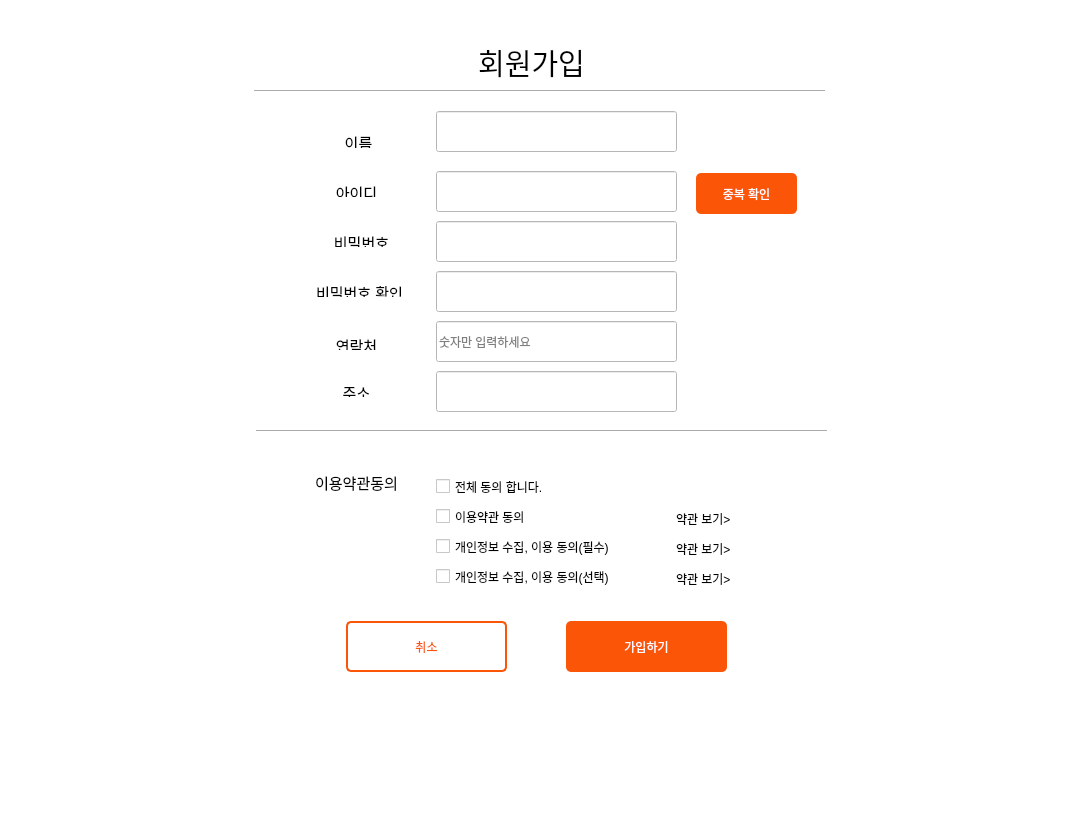
<?xml version="1.0" encoding="UTF-8"?>
<ui version="4.0">
 <class>Form</class>
 <widget class="QWidget" name="Form">
  <property name="windowModality">
   <enum>Qt::ApplicationModal</enum>
  </property>
  <property name="geometry">
   <rect>
    <x>0</x>
    <y>0</y>
    <width>1068</width>
    <height>835</height>
   </rect>
  </property>
  <property name="windowTitle">
   <string>Form</string>
  </property>
  <property name="styleSheet">
   <string notr="true">background-color: rgb(255, 255, 255);</string>
  </property>
  <widget class="QStackedWidget" name="login_SW">
   <property name="geometry">
    <rect>
     <x>0</x>
     <y>0</y>
     <width>1061</width>
     <height>831</height>
    </rect>
   </property>
   <property name="currentIndex">
    <number>1</number>
   </property>
   <widget class="QWidget" name="page">
    <widget class="QLabel" name="label_5">
     <property name="geometry">
      <rect>
       <x>610</x>
       <y>306</y>
       <width>81</width>
       <height>16</height>
      </rect>
     </property>
     <property name="styleSheet">
      <string notr="true">font: 10pt &quot;GyeonggiBatang&quot;;</string>
     </property>
     <property name="text">
      <string>비밀번호 찾기</string>
     </property>
    </widget>
    <widget class="QPushButton" name="signup_Button">
     <property name="geometry">
      <rect>
       <x>405</x>
       <y>420</y>
       <width>281</width>
       <height>51</height>
      </rect>
     </property>
     <property name="font">
      <font>
       <family>GyeonggiBatang</family>
       <pointsize>15</pointsize>
       <weight>50</weight>
       <italic>false</italic>
       <bold>false</bold>
      </font>
     </property>
     <property name="styleSheet">
      <string notr="true">QPushButton{
	font: 15pt &quot;GyeonggiBatang&quot;;
	color: rgb(251, 86, 7);
	background-color: white;
	border: 2px solid rgb(251, 86, 7);
	border-radius: 5px;
}</string>
     </property>
     <property name="text">
      <string>회원가입</string>
     </property>
    </widget>
    <widget class="QLabel" name="sh_label_4">
     <property name="geometry">
      <rect>
       <x>530</x>
       <y>304</y>
       <width>71</width>
       <height>20</height>
      </rect>
     </property>
     <property name="styleSheet">
      <string notr="true">font: 10pt &quot;GyeonggiBatang&quot;;</string>
     </property>
     <property name="text">
      <string>아이디 찾기</string>
     </property>
    </widget>
    <widget class="QPushButton" name="login_Button">
     <property name="geometry">
      <rect>
       <x>405</x>
       <y>360</y>
       <width>281</width>
       <height>51</height>
      </rect>
     </property>
     <property name="font">
      <font>
       <family>GyeonggiBatang</family>
       <pointsize>15</pointsize>
       <weight>50</weight>
       <italic>false</italic>
       <bold>false</bold>
      </font>
     </property>
     <property name="styleSheet">
      <string notr="true">QPushButton{
	font: 15pt &quot;GyeonggiBatang&quot;;
	color: white;
	background-color: rgb(251, 86, 7);
	border-radius: 5px;
}</string>
     </property>
     <property name="text">
      <string>로그인</string>
     </property>
    </widget>
    <widget class="QLineEdit" name="login_id_lineEdit">
     <property name="geometry">
      <rect>
       <x>410</x>
       <y>190</y>
       <width>281</width>
       <height>41</height>
      </rect>
     </property>
     <property name="text">
      <string/>
     </property>
    </widget>
    <widget class="QLineEdit" name="login_pw_lineEdit">
     <property name="geometry">
      <rect>
       <x>410</x>
       <y>250</y>
       <width>281</width>
       <height>41</height>
      </rect>
     </property>
     <property name="text">
      <string/>
     </property>
     <property name="echoMode">
      <enum>QLineEdit::Password</enum>
     </property>
    </widget>
    <widget class="QLabel" name="sh_label_3">
     <property name="geometry">
      <rect>
       <x>325</x>
       <y>265</y>
       <width>71</width>
       <height>20</height>
      </rect>
     </property>
     <property name="styleSheet">
      <string notr="true">font: 15pt &quot;GyeonggiBatang&quot;;</string>
     </property>
     <property name="text">
      <string>비밀번호</string>
     </property>
    </widget>
    <widget class="QLabel" name="sh_label_2">
     <property name="geometry">
      <rect>
       <x>330</x>
       <y>205</y>
       <width>56</width>
       <height>12</height>
      </rect>
     </property>
     <property name="styleSheet">
      <string notr="true">font: 15pt &quot;경기천년바탕 Regular&quot;;</string>
     </property>
     <property name="text">
      <string>아이디</string>
     </property>
    </widget>
    <widget class="QLabel" name="sh_label_6">
     <property name="geometry">
      <rect>
       <x>600</x>
       <y>306</y>
       <width>16</width>
       <height>16</height>
      </rect>
     </property>
     <property name="text">
      <string>|</string>
     </property>
    </widget>
    <widget class="QLabel" name="sh_label">
     <property name="geometry">
      <rect>
       <x>490</x>
       <y>115</y>
       <width>91</width>
       <height>41</height>
      </rect>
     </property>
     <property name="styleSheet">
      <string notr="true">font: 22pt &quot;경기천년바탕 Regular&quot;;</string>
     </property>
     <property name="text">
      <string>&lt;html&gt;&lt;head/&gt;&lt;body&gt;&lt;p align=&quot;center&quot;&gt;&lt;span style=&quot; font-size:22pt;&quot;&gt;로그인&lt;/span&gt;&lt;/p&gt;&lt;/body&gt;&lt;/html&gt;</string>
     </property>
    </widget>
    <widget class="Line" name="line">
     <property name="geometry">
      <rect>
       <x>290</x>
       <y>160</y>
       <width>511</width>
       <height>20</height>
      </rect>
     </property>
     <property name="orientation">
      <enum>Qt::Horizontal</enum>
     </property>
    </widget>
    <widget class="QPushButton" name="Home1_Button">
     <property name="geometry">
      <rect>
       <x>920</x>
       <y>20</y>
       <width>91</width>
       <height>41</height>
      </rect>
     </property>
     <property name="styleSheet">
      <string notr="true">QPushButton{
	font: 13pt &quot;GyeonggiBatang&quot;;
	color: white;
	background-color: rgb(251, 86, 7);
	border-radius: 5px;
}</string>
     </property>
     <property name="text">
      <string>HOME</string>
     </property>
    </widget>
    <zorder>signup_Button</zorder>
    <zorder>sh_label_4</zorder>
    <zorder>login_Button</zorder>
    <zorder>login_id_lineEdit</zorder>
    <zorder>login_pw_lineEdit</zorder>
    <zorder>sh_label_3</zorder>
    <zorder>sh_label_2</zorder>
    <zorder>sh_label_6</zorder>
    <zorder>sh_label</zorder>
    <zorder>line</zorder>
    <zorder>Home1_Button</zorder>
    <zorder>label_5</zorder>
   </widget>
   <widget class="QWidget" name="page_2">
    <widget class="QLabel" name="sh_label_7">
     <property name="geometry">
      <rect>
       <x>456</x>
       <y>41</y>
       <width>151</width>
       <height>41</height>
      </rect>
     </property>
     <property name="styleSheet">
      <string notr="true">font: 22pt &quot;GyeonggiBatang&quot;;
</string>
     </property>
     <property name="text">
      <string>&lt;html&gt;&lt;head/&gt;&lt;body&gt;&lt;p align=&quot;center&quot;&gt;&lt;span style=&quot; font-size:22pt;&quot;&gt;회원가입&lt;/span&gt;&lt;/p&gt;&lt;/body&gt;&lt;/html&gt;</string>
     </property>
    </widget>
    <widget class="Line" name="line_2">
     <property name="geometry">
      <rect>
       <x>254</x>
       <y>81</y>
       <width>571</width>
       <height>20</height>
      </rect>
     </property>
     <property name="orientation">
      <enum>Qt::Horizontal</enum>
     </property>
    </widget>
    <widget class="QLabel" name="sh_label_8">
     <property name="geometry">
      <rect>
       <x>326</x>
       <y>181</y>
       <width>61</width>
       <height>16</height>
      </rect>
     </property>
     <property name="styleSheet">
      <string notr="true">font: 15pt &quot;GyeonggiBatang&quot;;</string>
     </property>
     <property name="text">
      <string>&lt;html&gt;&lt;head/&gt;&lt;body&gt;&lt;p align=&quot;center&quot;&gt;&lt;span style=&quot; font-size:11pt;&quot;&gt;아이디&lt;/span&gt;&lt;/p&gt;&lt;/body&gt;&lt;/html&gt;</string>
     </property>
    </widget>
    <widget class="QLabel" name="sh_label_9">
     <property name="geometry">
      <rect>
       <x>326</x>
       <y>231</y>
       <width>71</width>
       <height>16</height>
      </rect>
     </property>
     <property name="styleSheet">
      <string notr="true">font: 15pt &quot;GyeonggiBatang&quot;;</string>
     </property>
     <property name="text">
      <string>&lt;html&gt;&lt;head/&gt;&lt;body&gt;&lt;p align=&quot;center&quot;&gt;&lt;span style=&quot; font-size:11pt;&quot;&gt;비밀번호&lt;/span&gt;&lt;/p&gt;&lt;/body&gt;&lt;/html&gt;</string>
     </property>
    </widget>
    <widget class="QLabel" name="sh_label_10">
     <property name="geometry">
      <rect>
       <x>309</x>
       <y>281</y>
       <width>101</width>
       <height>16</height>
      </rect>
     </property>
     <property name="styleSheet">
      <string notr="true">font: 15pt &quot;GyeonggiBatang&quot;;</string>
     </property>
     <property name="text">
      <string>&lt;html&gt;&lt;head/&gt;&lt;body&gt;&lt;p align=&quot;center&quot;&gt;&lt;span style=&quot; font-size:11pt;&quot;&gt;비밀번호 확인&lt;/span&gt;&lt;/p&gt;&lt;/body&gt;&lt;/html&gt;</string>
     </property>
    </widget>
    <widget class="QLabel" name="sh_label_11">
     <property name="geometry">
      <rect>
       <x>326</x>
       <y>334</y>
       <width>61</width>
       <height>16</height>
      </rect>
     </property>
     <property name="styleSheet">
      <string notr="true">font: 15pt &quot;GyeonggiBatang&quot;;</string>
     </property>
     <property name="text">
      <string>&lt;html&gt;&lt;head/&gt;&lt;body&gt;&lt;p align=&quot;center&quot;&gt;&lt;span style=&quot; font-size:11pt;&quot;&gt;연락처&lt;/span&gt;&lt;/p&gt;&lt;/body&gt;&lt;/html&gt;</string>
     </property>
    </widget>
    <widget class="QLabel" name="sh_label_12">
     <property name="geometry">
      <rect>
       <x>326</x>
       <y>381</y>
       <width>61</width>
       <height>16</height>
      </rect>
     </property>
     <property name="styleSheet">
      <string notr="true">font: 15pt &quot;GyeonggiBatang&quot;;</string>
     </property>
     <property name="text">
      <string>&lt;html&gt;&lt;head/&gt;&lt;body&gt;&lt;p align=&quot;center&quot;&gt;&lt;span style=&quot; font-size:11pt;&quot;&gt;주소&lt;/span&gt;&lt;/p&gt;&lt;/body&gt;&lt;/html&gt;</string>
     </property>
    </widget>
    <widget class="QLabel" name="sh_label_13">
     <property name="geometry">
      <rect>
       <x>326</x>
       <y>131</y>
       <width>65</width>
       <height>17</height>
      </rect>
     </property>
     <property name="styleSheet">
      <string notr="true">font: 15pt &quot;GyeonggiBatang&quot;;</string>
     </property>
     <property name="text">
      <string>&lt;html&gt;&lt;head/&gt;&lt;body&gt;&lt;p align=&quot;center&quot;&gt;&lt;span style=&quot; font-size:11pt;&quot;&gt;이름&lt;/span&gt;&lt;/p&gt;&lt;/body&gt;&lt;/html&gt;</string>
     </property>
    </widget>
    <widget class="QLineEdit" name="id_lineEdit">
     <property name="geometry">
      <rect>
       <x>436</x>
       <y>171</y>
       <width>241</width>
       <height>41</height>
      </rect>
     </property>
     <property name="text">
      <string/>
     </property>
    </widget>
    <widget class="QLineEdit" name="pw_lineEdit">
     <property name="geometry">
      <rect>
       <x>436</x>
       <y>221</y>
       <width>241</width>
       <height>41</height>
      </rect>
     </property>
     <property name="echoMode">
      <enum>QLineEdit::Password</enum>
     </property>
    </widget>
    <widget class="QLineEdit" name="pw2_lineEdit">
     <property name="geometry">
      <rect>
       <x>436</x>
       <y>271</y>
       <width>241</width>
       <height>41</height>
      </rect>
     </property>
     <property name="echoMode">
      <enum>QLineEdit::Password</enum>
     </property>
    </widget>
    <widget class="QLineEdit" name="phone_lineEdit">
     <property name="geometry">
      <rect>
       <x>436</x>
       <y>321</y>
       <width>241</width>
       <height>41</height>
      </rect>
     </property>
     <property name="toolTipDuration">
      <number>-7</number>
     </property>
     <property name="inputMask">
      <string/>
     </property>
     <property name="alignment">
      <set>Qt::AlignLeading|Qt::AlignLeft|Qt::AlignVCenter</set>
     </property>
     <property name="dragEnabled">
      <bool>false</bool>
     </property>
     <property name="readOnly">
      <bool>false</bool>
     </property>
     <property name="placeholderText">
      <string>숫자만 입력하세요</string>
     </property>
    </widget>
    <widget class="QLineEdit" name="address_lineEdit">
     <property name="geometry">
      <rect>
       <x>436</x>
       <y>371</y>
       <width>241</width>
       <height>41</height>
      </rect>
     </property>
    </widget>
    <widget class="QLineEdit" name="name_lineEdit">
     <property name="geometry">
      <rect>
       <x>436</x>
       <y>111</y>
       <width>241</width>
       <height>41</height>
      </rect>
     </property>
    </widget>
    <widget class="QPushButton" name="duplication_Button">
     <property name="geometry">
      <rect>
       <x>696</x>
       <y>173</y>
       <width>101</width>
       <height>41</height>
      </rect>
     </property>
     <property name="styleSheet">
      <string notr="true">QPushButton{
	font: 11pt &quot;GyeonggiBatang&quot;;
	color: white;
	background-color: rgb(251, 86, 7);
	border-radius: 5px;
}</string>
     </property>
     <property name="text">
      <string>중복 확인</string>
     </property>
    </widget>
    <widget class="Line" name="line_3">
     <property name="geometry">
      <rect>
       <x>256</x>
       <y>421</y>
       <width>571</width>
       <height>20</height>
      </rect>
     </property>
     <property name="orientation">
      <enum>Qt::Horizontal</enum>
     </property>
    </widget>
    <widget class="QLabel" name="sh_label_14">
     <property name="geometry">
      <rect>
       <x>306</x>
       <y>471</y>
       <width>101</width>
       <height>21</height>
      </rect>
     </property>
     <property name="styleSheet">
      <string notr="true">font: 15pt &quot;GyeonggiBatang&quot;;</string>
     </property>
     <property name="text">
      <string>&lt;html&gt;&lt;head/&gt;&lt;body&gt;&lt;p align=&quot;center&quot;&gt;&lt;span style=&quot; font-size:11pt;&quot;&gt;이용약관동의&lt;/span&gt;&lt;/p&gt;&lt;/body&gt;&lt;/html&gt;</string>
     </property>
    </widget>
    <widget class="QCheckBox" name="agree1_checkBox">
     <property name="geometry">
      <rect>
       <x>436</x>
       <y>471</y>
       <width>201</width>
       <height>31</height>
      </rect>
     </property>
     <property name="styleSheet">
      <string notr="true">font: 10pt &quot;GyeonggiBatang&quot;;</string>
     </property>
     <property name="text">
      <string>전체 동의 합니다.</string>
     </property>
    </widget>
    <widget class="QCheckBox" name="agree2_checkBox">
     <property name="geometry">
      <rect>
       <x>436</x>
       <y>501</y>
       <width>201</width>
       <height>31</height>
      </rect>
     </property>
     <property name="styleSheet">
      <string notr="true">font: 10pt &quot;GyeonggiBatang&quot;;</string>
     </property>
     <property name="text">
      <string>이용약관 동의</string>
     </property>
    </widget>
    <widget class="QCheckBox" name="agree3_checkBox">
     <property name="geometry">
      <rect>
       <x>436</x>
       <y>531</y>
       <width>201</width>
       <height>31</height>
      </rect>
     </property>
     <property name="styleSheet">
      <string notr="true">font: 10pt &quot;GyeonggiBatang&quot;;</string>
     </property>
     <property name="text">
      <string>개인정보 수집, 이용 동의(필수)</string>
     </property>
    </widget>
    <widget class="QCheckBox" name="agree4_checkBox">
     <property name="geometry">
      <rect>
       <x>436</x>
       <y>561</y>
       <width>201</width>
       <height>31</height>
      </rect>
     </property>
     <property name="styleSheet">
      <string notr="true">font: 10pt &quot;GyeonggiBatang&quot;;</string>
     </property>
     <property name="text">
      <string>개인정보 수집, 이용 동의(선택)</string>
     </property>
    </widget>
    <widget class="QLabel" name="sh_label_15">
     <property name="geometry">
      <rect>
       <x>676</x>
       <y>511</y>
       <width>71</width>
       <height>16</height>
      </rect>
     </property>
     <property name="styleSheet">
      <string notr="true">font: 10pt &quot;GyeonggiBatang&quot;;</string>
     </property>
     <property name="text">
      <string>약관 보기&gt;</string>
     </property>
    </widget>
    <widget class="QLabel" name="sh_label_16">
     <property name="geometry">
      <rect>
       <x>676</x>
       <y>571</y>
       <width>71</width>
       <height>16</height>
      </rect>
     </property>
     <property name="styleSheet">
      <string notr="true">font: 10pt &quot;GyeonggiBatang&quot;;</string>
     </property>
     <property name="text">
      <string>약관 보기&gt;</string>
     </property>
    </widget>
    <widget class="QLabel" name="sh_label_17">
     <property name="geometry">
      <rect>
       <x>676</x>
       <y>541</y>
       <width>71</width>
       <height>16</height>
      </rect>
     </property>
     <property name="styleSheet">
      <string notr="true">font: 10pt &quot;GyeonggiBatang&quot;;</string>
     </property>
     <property name="text">
      <string>약관 보기&gt;</string>
     </property>
    </widget>
    <widget class="QPushButton" name="join_Button">
     <property name="geometry">
      <rect>
       <x>566</x>
       <y>621</y>
       <width>161</width>
       <height>51</height>
      </rect>
     </property>
     <property name="styleSheet">
      <string notr="true">QPushButton{
	font: 12pt &quot;GyeonggiBatang&quot;;
	color: white;
	background-color: rgb(251, 86, 7);
	border-radius: 5px;
}</string>
     </property>
     <property name="text">
      <string>가입하기</string>
     </property>
    </widget>
    <widget class="QPushButton" name="Home2_Button">
     <property name="geometry">
      <rect>
       <x>346</x>
       <y>621</y>
       <width>161</width>
       <height>51</height>
      </rect>
     </property>
     <property name="styleSheet">
      <string notr="true">QPushButton{
	font: 12pt &quot;GyeonggiBatang&quot;;
	color: rgb(251, 86, 7);
	background-color: white;
	border: 2px solid rgb(251, 86, 7);
	border-radius: 5px;
}</string>
     </property>
     <property name="text">
      <string>취소</string>
     </property>
    </widget>
   </widget>
  </widget>
 </widget>
 <resources/>
 <connections/>
</ui>
